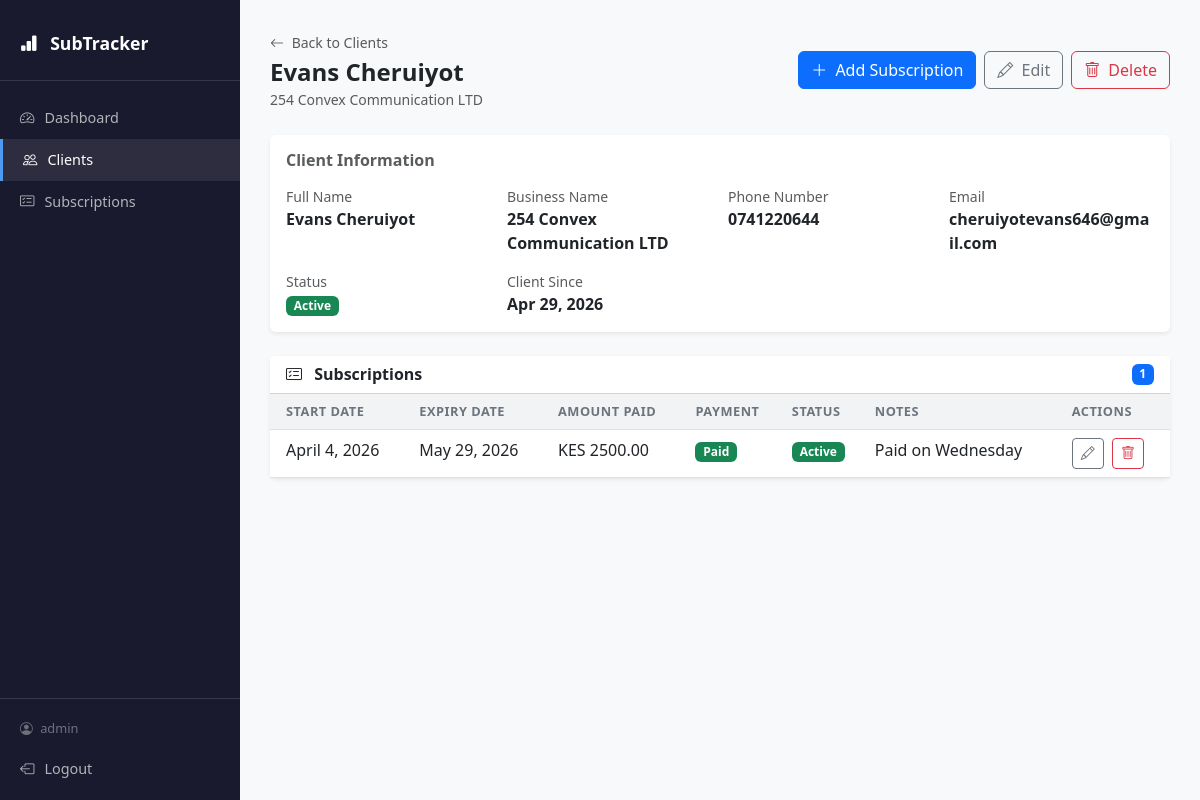
Page /clients/2/ (signed in) on the committed database.
### clients/models.py (models this page shows, shortened)
class Client(models.Model):
    name = models.CharField(max_length=200)
    phone_number = models.CharField(max_length=20)
    email = models.EmailField(unique=True)  # Each client must have a unique email
    business_name = models.CharField(max_length=200)
    status = models.CharField(max_length=10, choices=STATUS_CHOICES, default='active')
    created_at = models.DateTimeField(auto_now_add=True)  # Set once on creation
    updated_at = models.DateTimeField(auto_now=True)       # Updated on every save
    class Meta:
        ordering = ['-created_at']

### subscriptions/models.py (models this page shows, shortened)
class Subscription(models.Model):
    client = models.ForeignKey(
        Client,
        on_delete=models.CASCADE,
        related_name='subscriptions'
    )
    start_date = models.DateField()
    expiry_date = models.DateField()
    amount_paid = models.DecimalField(max_digits=10, decimal_places=2)
    payment_status = models.CharField(
        max_length=10,
        choices=PAYMENT_STATUS_CHOICES,
        default='unpaid'
    )
    notes = models.TextField(blank=True, null=True)
    created_at = models.DateTimeField(auto_now_add=True)
    @property
    def is_active(self):
        return self.expiry_date >= timezone.now().date()
    @property
    def is_expiring_soon(self):
        today = timezone.now().date()
        return today <= self.expiry_date <= today + timedelta(days=7)
    class Meta:
        ordering = ['-created_at']

### clients/views.py (the view)
# urls.py: path('<int:pk>/', views.client_detail, name='client_detail'),
@login_required
def client_detail(request, pk):
    client = get_object_or_404(Client, pk=pk)
    subscriptions = client.subscriptions.all()
    return render(request, 'clients/client_detail.html', {
        'client': client,
        'subscriptions': subscriptions,
    })

### templates/clients/client_detail.html (shortened to what this page needs)
{% extends 'base.html' %}
{% block content %}
<div class="d-flex justify-content-between align-items-center mb-4">
    <div>
        <a href="{% url 'client_list' %}" class="text-muted text-decoration-none small">
            <i class="bi bi-arrow-left me-1"></i> Back to Clients
        </a>
        <h4 class="fw-bold mb-0 mt-1">{{ client.name }}</h4>
        <span class="text-muted small">{{ client.business_name }}</span>
    </div>
    <div class="d-flex gap-2">
        <a href="{% url 'subscription_create_for_client' client.pk %}" class="btn btn-primary">
            <i class="bi bi-plus-lg me-1"></i> Add Subscription
        </a>
        <a href="{% url 'client_edit' client.pk %}" class="btn btn-outline-secondary">
            <i class="bi bi-pencil me-1"></i> Edit
        </a>
        <a href="{% url 'client_delete' client.pk %}" class="btn btn-outline-danger">
            <i class="bi bi-trash me-1"></i> Delete
        </a>
    </div>
</div>
<div class="card border-0 shadow-sm mb-4">
    <div class="card-body">
        <h6 class="fw-semibold text-muted mb-3">Client Information</h6>
        <div class="row g-3">
            <div class="col-md-3">
                <div class="small text-muted">Full Name</div>
                <div class="fw-semibold">{{ client.name }}</div>
            </div>
            <div class="col-md-3">
                <div class="small text-muted">Business Name</div>
                <div class="fw-semibold">{{ client.business_name }}</div>
            </div>
            <div class="col-md-3">
                <div class="small text-muted">Phone Number</div>
                <div class="fw-semibold">{{ client.phone_number }}</div>
            </div>
            <div class="col-md-3">
                <div class="small text-muted">Email</div>
                <div class="fw-semibold">{{ client.email }}</div>
            </div>
            <div class="col-md-3">
                <div class="small text-muted">Status</div>
                <div>
                    {% if client.status == 'active' %}
                        <span class="badge bg-success">Active</span>
                    {% else %}
                        <span class="badge bg-secondary">Inactive</span>
                    {% endif %}
                </div>
            </div>
            <div class="col-md-3">
                <div class="small text-muted">Client Since</div>
                <div class="fw-semibold">{{ client.created_at|date:"M d, Y" }}</div>
            </div>
        </div>
    </div>
</div>
<div class="card border-0 shadow-sm">
    <div class="card-header bg-white d-flex justify-content-between align-items-center">
        <h6 class="mb-0 fw-semibold">
            <i class="bi bi-card-checklist me-2"></i> Subscriptions
        </h6>
        <span class="badge bg-primary">{{ subscriptions.count }}</span>
    </div>
    <div class="card-body p-0">
        {% if subscriptions %}
        <table class="table table-hover mb-0">
            <thead>
                <tr>
                    <th class="ps-3">Start Date</th>
                    <th>Expiry Date</th>
                    <th>Amount Paid</th>
                    <th>Payment</th>
                    <th>Status</th>
                    <th>Notes</th>
                    <th>Actions</th>
                </tr>
            </thead>
            <tbody>
                {% for sub in subscriptions %}
                <tr>
                    <td class="ps-3">{{ sub.start_date }}</td>
                    <td>{{ sub.expiry_date }}</td>
                    <td>KES {{ sub.amount_paid }}</td>
                    <td>
                        {% if sub.payment_status == 'paid' %}
                            <span class="badge bg-success">Paid</span>
                        {% elif sub.payment_status == 'unpaid' %}
                            <span class="badge bg-danger">Unpaid</span>
                        {% else %}
                            <span class="badge bg-warning text-dark">Partial</span>
                        {% endif %}
                    </td>
                    <td>
                        {% if sub.is_expiring_soon %}
                            <span class="badge bg-warning text-dark">
                                <i class="bi bi-clock me-1"></i>Expiring Soon
                            </span>
                        {% elif sub.is_active %}
                            <span class="badge bg-success">Active</span>
                        {% else %}
                            <span class="badge bg-danger">Expired</span>
                        {% endif %}
                    </td>
                    <td>{{ sub.notes|default:"—" }}</td>
                    <td>
                        <a href="{% url 'subscription_edit' sub.pk %}" class="btn btn-sm btn-outline-secondary me-1">
                            <i class="bi bi-pencil"></i>
                        </a>
                        <a href="{% url 'subscription_delete' sub.pk %}" class="btn btn-sm btn-outline-danger">
                            <i class="bi bi-trash"></i>
                        </a>
                    </td>
                </tr>
                {% endfor %}
            </tbody>
        </table>
        {% else %}
            <div class="text-center text-muted py-4">
                <i class="bi bi-card-checklist fs-3"></i>
                <p class="mt-2 mb-0">No subscriptions yet for this client.</p>
            </div>
        {% endif %}
    </div>
</div>
{% endblock %}

### templates/base.html (shortened to what this page needs)
<!DOCTYPE html>
<html lang="en">
<head>
    <link href="https://cdn.jsdelivr.net/npm/bootstrap@5.3.0/dist/css/bootstrap.min.css" rel="stylesheet">
    <link href="https://cdn.jsdelivr.net/npm/bootstrap-icons@1.10.5/font/bootstrap-icons.css" rel="stylesheet">
</head>
<body>
<div class="sidebar">
    <div class="brand">
        <i class="bi bi-bar-chart-fill me-2"></i> SubTracker
    </div>
    <nav class="mt-3">
        <a href="{% url 'dashboard' %}" class="nav-link {% if request.resolver_match.url_name == 'dashboard' %}active{% endif %}">
            <i class="bi bi-speedometer2"></i> Dashboard
        </a>
        <a href="{% url 'client_list' %}" class="nav-link {% if 'client' in request.resolver_match.url_name %}active{% endif %}">
            <i class="bi bi-people"></i> Clients
        </a>
        <a href="{% url 'subscription_list' %}" class="nav-link {% if 'subscription' in request.resolver_match.url_name %}active{% endif %}">
            <i class="bi bi-card-checklist"></i> Subscriptions
        </a>
    </nav>
    <div class="sidebar-footer">
        <div class="sidebar-user">
            <i class="bi bi-person-circle me-1"></i>
            {{ request.user.username }}
        </div>
        <form method="POST" action="{% url 'logout' %}">
            <button type="submit" class="logout-btn">
                <i class="bi bi-box-arrow-left"></i> Logout
            </button>
        </form>
    </div>
</div>
<div class="main-content">
    {% block content %}
    {% endblock %}
</div>
</body>
</html>

### templates/base.html (style rules this page uses)
body { display: flex; min-height: 100vh; background-color: #f8f9fa; }
.sidebar { width: 240px; background-color: #1a1a2e; color: white; min-height: 100vh; padding: 20px 0; position: fixed; top: 0; left: 0; }
.sidebar .brand { font-size: 1.1rem; font-weight: 700; padding: 10px 20px 24px; border-bottom: 1px solid #ffffff20; color: #fff; }
.sidebar .nav-link { color: #ffffffaa; padding: 10px 20px; display: flex; align-items: center; gap: 10px; font-size: 0.9rem; transition: all 0.2s; }
.sidebar .nav-link:hover, .sidebar .nav-link.active { color: #fff; background-color: #ffffff15; border-left: 3px solid #4e9af1; }
.sidebar .logout-btn { color: #ffffffaa; padding: 10px 20px; display: flex; align-items: center; gap: 10px; font-size: 0.9rem; transition: all 0.2s; background: transparent; border: none; width: 100%; text-align: left; cursor: pointer; }
.sidebar-footer { position: absolute; bottom: 0; width: 100%; border-top: 1px solid #ffffff20; padding: 10px 0; }
.sidebar-user { padding: 10px 20px; font-size: 0.8rem; color: #ffffff60; }
.main-content { margin-left: 240px; padding: 30px; flex: 1; width: calc(100% - 240px); }
.table th { background-color: #f1f3f5; font-size: 0.8rem; text-transform: uppercase; letter-spacing: 0.5px; color: #6c757d; }

### rows in the picture
Client: name "Evans Cheruiyot", business_name "254 Convex Communication LTD", phone_number "0741220644", email "cheruiyotevans646@gmail.com", created_at "Apr 29, 2026", count "1"
Subscription: start_date "April 4, 2026", expiry_date "May 29, 2026", amount_paid "2500.00", payment_status "Paid", shows "Active", notes "Paid on Wednesday"

### other values in the picture
{{ request.user.username }} "admin"
